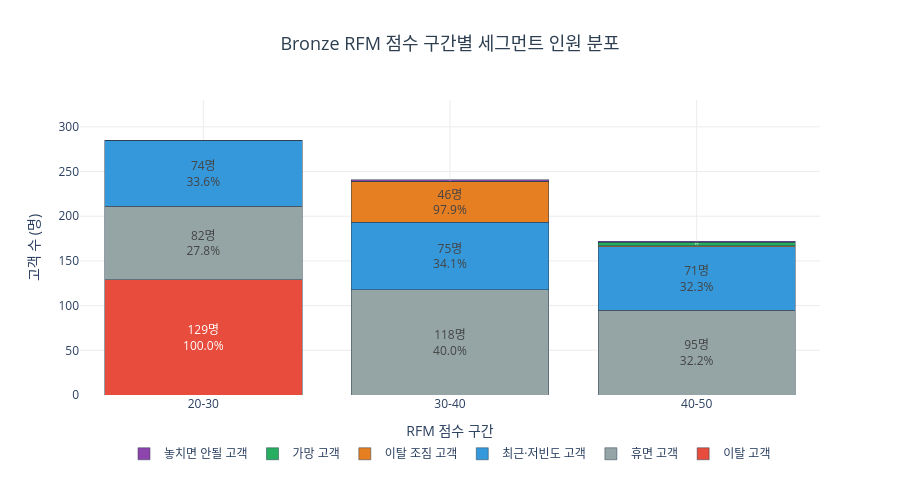

Notebook cell for this chart:
### Code cell
seg_totals = h41_seg.groupby('세그먼트')['고객수'].sum()

fig = go.Figure()

seg_order = ['이탈 고객', '휴면 고객', '최근·저빈도 고객', '이탈 조짐 고객', '가망 고객', '놓치면 안될 고객']
bands = ['20-30', '30-40', '40-50']

for seg in seg_order:
    sub = h41_seg[h41_seg['세그먼트'] == seg].copy()
    sub['점수구간'] = sub['점수구간'].astype(str)
    counts = sub.set_index('점수구간')['고객수'].reindex(bands, fill_value=0)
    seg_total = seg_totals.get(seg, 1)
    text = [
        f"{int(v)}명<br>{v / seg_total * 100:.1f}%" if v >= 5 else (f"{int(v)}명" if v > 0 else '')
        for v in counts.values
    ]
    fig.add_trace(go.Bar(
        x=bands,
        y=counts.values,
        name=seg,
        marker=dict(color=seg_color.get(seg, '#cccccc'), line=dict(color='#2c3e50', width=0.5)),
        text=text,
        textposition='inside',
        insidetextanchor='middle',
    ))

fig.update_layout(
    title=dict(
        text='Bronze RFM 점수 구간별 세그먼트 인원 분포',
        font=dict(size=18, color='#2c3e50'), x=0.5, xanchor='center'
    ),
    barmode='stack',
    plot_bgcolor='white',
    height=480,
    xaxis=dict(title='RFM 점수 구간', gridcolor='#ececec'),
    yaxis=dict(title='고객 수 (명)', gridcolor='#ececec', range=[0, 330]),
    legend=dict(orientation='h', yanchor='top', y=-0.15, xanchor='center', x=0.5)
)
fig.show()

### Figure 1 — Plotly figure (JSON) as saved in the notebook; plotly's stock layout.template omitted (floating-point values rounded to 4 significant figures)
{"data": [{"insidetextanchor": "middle", "marker": {"color": "#e74c3c", "line": {"color": "#2c3e50", "width": 0.5}}, "name": "이탈 고객", "text": ["129명<br>100.0%", "", ""], "textposition": "inside", "type": "bar", "x": ["20-30", "30-40", "40-50"], "y": [129, 0, 0]}, {"insidetextanchor": "middle", "marker": {"color": "#95a5a6", "line": {"color": "#2c3e50", "width": 0.5}}, "name": "휴면 고객", "text": ["82명<br>27.8%", "118명<br>40.0%", "95명<br>32.2%"], "textposition": "inside", "type": "bar", "x": ["20-30", "30-40", "40-50"], "y": [82, 118, 95]}, {"insidetextanchor": "middle", "marker": {"color": "#3498db", "line": {"color": "#2c3e50", "width": 0.5}}, "name": "최근·저빈도 고객", "text": ["74명<br>33.6%", "75명<br>34.1%", "71명<br>32.3%"], "textposition": "inside", "type": "bar", "x": ["20-30", "30-40", "40-50"], "y": [74, 75, 71]}, {"insidetextanchor": "middle", "marker": {"color": "#e67e22", "line": {"color": "#2c3e50", "width": 0.5}}, "name": "이탈 조짐 고객", "text": ["", "46명<br>97.9%", "1명"], "textposition": "inside", "type": "bar", "x": ["20-30", "30-40", "40-50"], "y": [0, 46, 1]}, {"insidetextanchor": "middle", "marker": {"color": "#27ae60", "line": {"color": "#2c3e50", "width": 0.5}}, "name": "가망 고객", "text": ["", "", "4명"], "textposition": "inside", "type": "bar", "x": ["20-30", "30-40", "40-50"], "y": [0, 0, 4]}, {"insidetextanchor": "middle", "marker": {"color": "#8e44ad", "line": {"color": "#2c3e50", "width": 0.5}}, "name": "놓치면 안될 고객", "text": ["", "2명", "1명"], "textposition": "inside", "type": "bar", "x": ["20-30", "30-40", "40-50"], "y": [0, 2, 1]}], "layout": {"barmode": "stack", "height": 480, "legend": {"orientation": "h", "x": 0.5, "xanchor": "center", "y": -0.15, "yanchor": "top"}, "plot_bgcolor": "white", "title": {"font": {"color": "#2c3e50", "size": 18}, "text": "Bronze RFM 점수 구간별 세그먼트 인원 분포", "x": 0.5, "xanchor": "center"}, "xaxis": {"gridcolor": "#ececec", "title": {"text": "RFM 점수 구간"}}, "yaxis": {"gridcolor": "#ececec", "range": [0, 330], "title": {"text": "고객 수 (명)"}}}}
